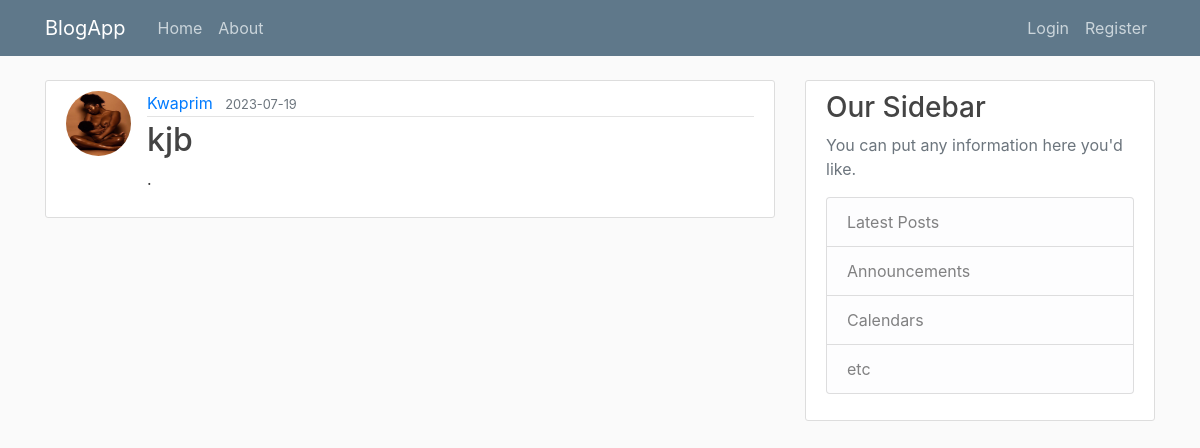
The page /post/2 on the database as committed earlier.
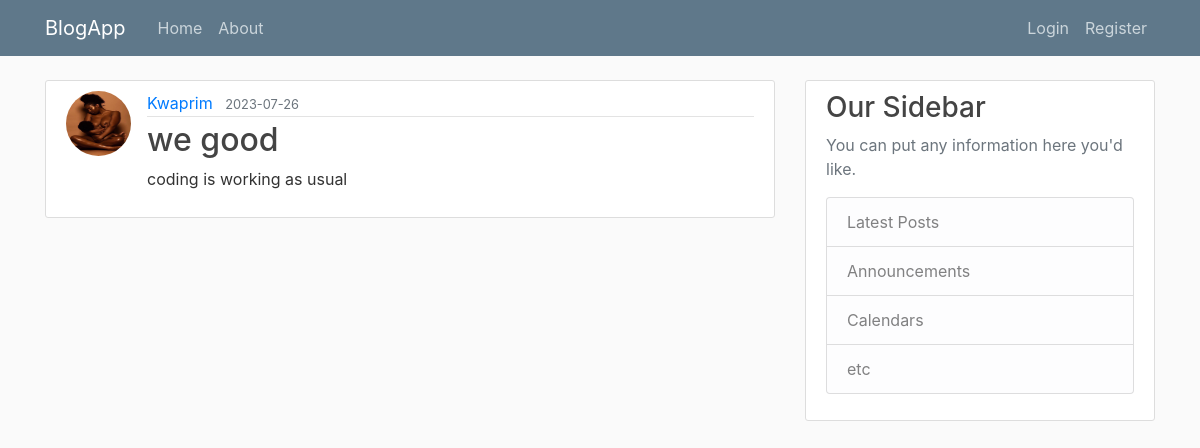
The same page on the database as committed later.
### flaskblog/models.py (models this page shows, shortened)
class Post(db.Model):
    id = db.Column(db.Integer, primary_key = True)
    title = db.Column(db.String(100), nullable = False)
    date_posted = db.Column(db.DateTime, nullable = False, default = datetime.datetime.utcnow)
    content = db.Column(db.Text, nullable = False)
    user_id = db.Column(db.Integer, db.ForeignKey('user.id'), nullable=False)

### flaskblog/posts/routes.py (the view)
@posts.route("/post/<int:post_id>")
def post(post_id):
    post = Post.query.get_or_404(post_id)
    return render_template("post.html", title = post.title, post = post)

### flaskblog/templates/post.html (shortened to what this page needs)
{% extends "layout.html" %}
{% block content %}
  <article class="media content-section">
    <img class="rounded-circle article-img" src="{{ url_for('static', filename='profile_pics/' + post.author.image_file) }}">
    <div class="media-body">
      <div class="article-metadata">
        <a class="mr-2" href="#">{{ post.author.username }}</a>
        <small class="text-muted">{{ post.date_posted.strftime('%Y-%m-%d') }}</small>
      </div>
      <h2 class="article-title">{{ post.title }}</h2>
      <p class="article-content">{{ post.content }}</p>
    </div>
  </article>
{% endblock content %}

Rows that differ between the two databases and show on the page:
changed Post: date_posted "2023-07-19" → "2023-07-26"; title "kjb" → "we good"; content "." → "coding is working as usual"
